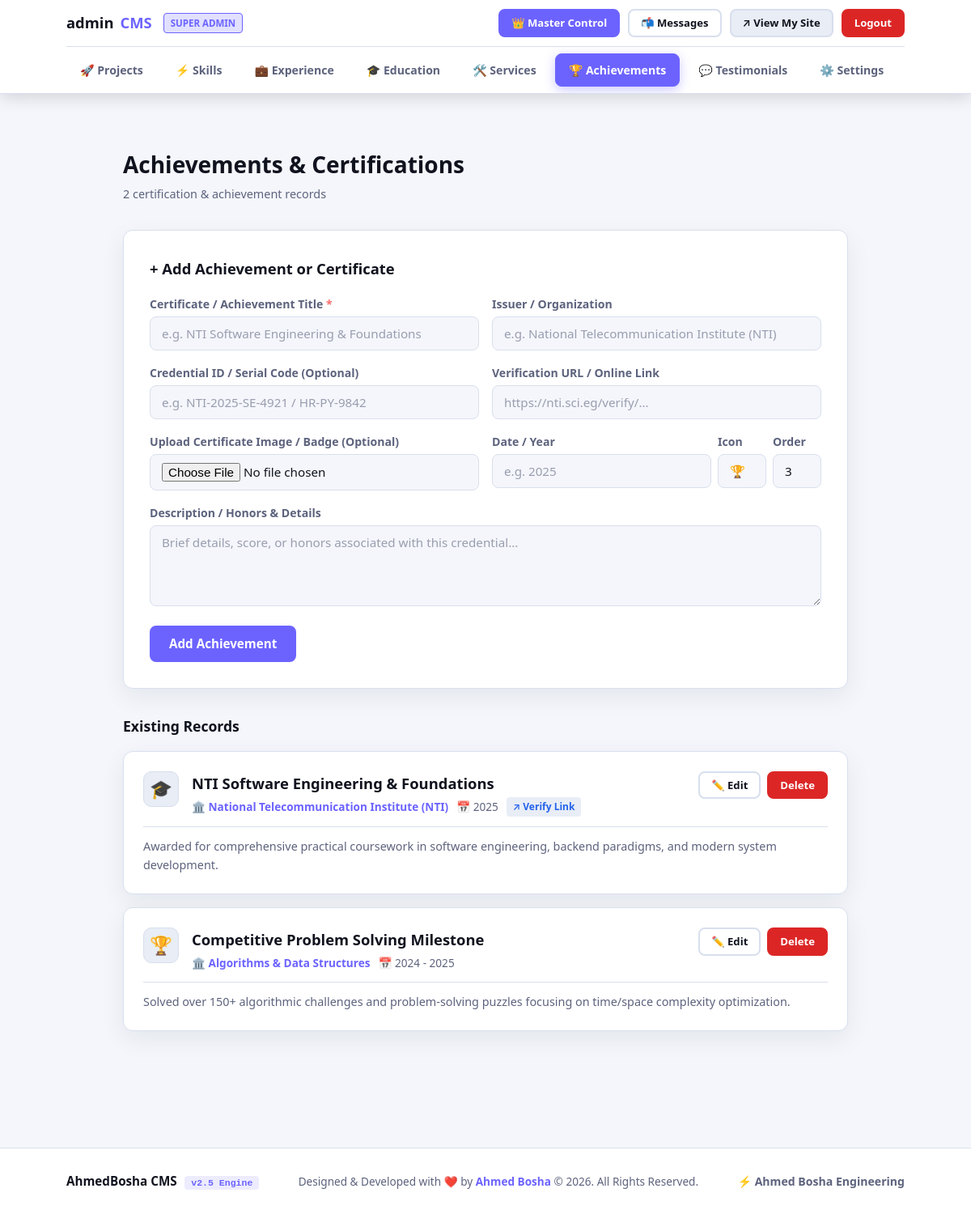
Page /admin/achievements (signed in) on the committed database.
### tables this page shows
CREATE TABLE "site_settings" (
                id              INTEGER PRIMARY KEY AUTOINCREMENT,
                user_id         INTEGER DEFAULT 1,
                name            TEXT    DEFAULT 'Ahmed Bosha',
                logo_text       TEXT    DEFAULT 'AhmedBosha',
                site_title      TEXT    DEFAULT 'Ahmed Bosha — Engineering & Software Portfolio',
                greeting        TEXT    DEFAULT 'Hi, I''m',
                tagline         TEXT    DEFAULT 'Engineering Student & Software Developer',
                typing_texts    TEXT    DEFAULT 'Engineering Student,Software Developer,Problem Solver,Automation Enthusiast',
                bio             TEXT    DEFAULT 'Class of 2029. Passionate about automation, system analysis, and reverse engineering. I build tools that turn complex workflows into clean, efficient solutions.',
                footer_text     TEXT    DEFAULT '© 2026 Ahmed Bosha',
                profile_photo   TEXT,
                email           TEXT    DEFAULT 'ahmedbosha2566@gmail.com',
                github_url      TEXT    DEFAULT 'https://github.com/AhmedBosha',
                linkedin_url    TEXT,
                twitter_url     TEXT,
                resume_url      TEXT,
                color_primary   TEXT    DEFAULT '#6c63ff',
                color_accent    TEXT    DEFAULT '#ff6b6b',
                color_bg        TEXT    DEFAULT '#0c0c12',
                color_surface   TEXT    DEFAULT '#161622',
                color_text      TEXT    DEFAULT '#f0f0f8',
                admin_user      TEXT    DEFAULT 'admin',
                admin_pass_hash TEXT,
                theme_name      TEXT    DEFAULT 'default'
            );

CREATE TABLE achievements (
            id              INTEGER PRIMARY KEY AUTOINCREMENT,
            title           TEXT    NOT NULL,
            issuer          TEXT,
            date_earned     TEXT,
            credential_url  TEXT,
            icon            TEXT    DEFAULT '🏆',
            description     TEXT,
            sort_order      INTEGER DEFAULT 0
        , credential_id TEXT, image TEXT, user_id INTEGER DEFAULT 1);

### app.py (the view)
@app.route("/admin/achievements")
@login_required
def admin_achievements():
    user_id = session.get("user_id", 1)
    db = get_db()
    items = db.execute("SELECT * FROM achievements WHERE user_id = ? ORDER BY sort_order ASC, id ASC", (user_id,)).fetchall()
    return render_template("admin/achievements.html", achievements_list=items)

### app.py (called while the page is built)
def get_db():
    if "db" not in g:
        g.db = sqlite3.connect(DATABASE, timeout=15.0)
        g.db.row_factory = sqlite3.Row
        g.db.execute("PRAGMA foreign_keys = ON")
        try:
            g.db.execute("PRAGMA journal_mode = WAL")
            g.db.execute("PRAGMA busy_timeout = 5000")
        except Exception:
            pass
    return g.db

def get_settings(user_id=None, db=None):
    if db is None:
        db = get_db()
    if user_id is None:
        user_id = session.get("user_id", 1)
    s = db.execute("SELECT * FROM site_settings WHERE user_id = ?", (user_id,)).fetchone()
    if not s:
        s = db.execute("SELECT * FROM site_settings WHERE user_id = 1 OR id = 1").fetchone()
    return s

@app.context_processor
def inject_globals():
    try:
        user_id = session.get("user_id", 1)
        db = get_db()
        settings = get_settings(user_id=user_id, db=db)
        master_settings = get_settings(user_id=1, db=db)
        unread = db.execute(
            "SELECT COUNT(*) FROM messages WHERE user_id = ? AND is_read = 0", (user_id,)
        ).fetchone()[0]
    except Exception:
        settings = None
        master_settings = None
        unread = 0
    return dict(settings=settings, master_settings=master_settings, unread_count=unread)

def login_required(view):
    @functools.wraps(view)
    def wrapped(**kwargs):
        if not session.get("user_id") and not session.get("admin_logged_in"):
            flash("Please log in to access the dashboard.", "warning")
            return redirect(url_for("admin_login"))
        return view(**kwargs)
    return wrapped

### templates/admin/achievements.html (shortened to what this page needs)
{% extends "base.html" %}
{% block body %}
{% set active_tab = 'achievements' %}
{% include "admin/nav.html" %}
<main class="admin-main">
    <div class="container" style="max-width:960px;">
        <div class="admin-header">
            <div>
                <h1 class="admin-header__title">Achievements &amp; Certifications</h1>
                <p class="admin-header__subtitle">{{ achievements_list | length }} certification &amp; achievement record{{ 's' if achievements_list | length != 1 }}</p>
            </div>
        </div>
        <div class="form-card" style="margin-bottom: var(--space-lg);">
            <h3 style="margin-bottom: var(--space-md); font-size: 1.15rem; font-weight: 700;">+ Add Achievement or Certificate</h3>
            <form method="POST" action="{{ url_for('admin_add_achievement') }}" enctype="multipart/form-data">
                <div class="form-row">
                    <div class="form-group" style="flex: 2;">
                        <label class="form-label" for="ach_title">Certificate / Achievement Title <span class="required">*</span></label>
                        <input class="form-input" type="text" id="ach_title" name="title" placeholder="e.g. NTI Software Engineering &amp; Foundations" required>
                    </div>
                    <div class="form-group">
                        <label class="form-label" for="issuer">Issuer / Organization</label>
                        <input class="form-input" type="text" id="issuer" name="issuer" placeholder="e.g. National Telecommunication Institute (NTI)">
                    </div>
                </div>
                <div class="form-row">
                    <div class="form-group">
                        <label class="form-label" for="cred_id">Credential ID / Serial Code (Optional)</label>
                        <input class="form-input" type="text" id="cred_id" name="credential_id" placeholder="e.g. NTI-2025-SE-4921 / HR-PY-9842">
                    </div>
                    <div class="form-group">
                        <label class="form-label" for="cred_url">Verification URL / Online Link</label>
                        <input class="form-input" type="url" id="cred_url" name="credential_url" placeholder="https://nti.sci.eg/verify/...">
                    </div>
                </div>
                <div class="form-row">
                    <div class="form-group" style="flex: 2;">
                        <label class="form-label" for="ach_img">Upload Certificate Image / Badge (Optional)</label>
                        <input class="form-input" type="file" id="ach_img" name="image" accept="image/*">
                    </div>
                    <div class="form-group" style="display: grid; grid-template-columns: 1fr 60px 60px; gap: 8px;">
                        <div>
                            <label class="form-label" for="ach_dt">Date / Year</label>
                            <input class="form-input" type="text" id="ach_dt" name="date_earned" placeholder="e.g. 2025">
                        </div>
                        <div>
                            <label class="form-label" for="ach_icon">Icon</label>
                            <input class="form-input" type="text" id="ach_icon" name="icon" value="🏆">
                        </div>
                        <div>
                            <label class="form-label" for="ach_ord">Order</label>
                            <input class="form-input" type="number" id="ach_ord" name="sort_order" value="{{ (achievements_list | length) + 1 }}">
                        </div>
                    </div>
                </div>
                <div class="form-group">
                    <label class="form-label" for="ach_desc">Description / Honors &amp; Details</label>
                    <textarea class="form-input form-textarea" id="ach_desc" name="description" rows="2" placeholder="Brief details, score, or honors associated with this credential..."></textarea>
                </div>
                <button type="submit" class="btn btn--primary">Add Achievement</button>
            </form>
        </div>
        {% if achievements_list %}
            <h3 style="margin-bottom: var(--space-md); font-size: 1.1rem; font-weight: 700;">Existing Records</h3>
            {% for ach in achievements_list %}
            <div class="admin-item-card" id="card-ach-{{ ach.id }}">
                <div class="admin-item-card__header">
                    <div class="admin-item-card__info">
                        {% if ach.image %}
                        <img src="{{ url_for('static', filename='uploads/' + ach.image) }}"
                             alt="{{ ach.title }}" style="width: 54px; height: 54px; border-radius: 10px; object-fit: cover; border: 1px solid var(--clr-border);">
                        {% else %}
                        <div class="admin-item-card__icon">{{ ach.icon or '🏆' }}</div>
                        {% endif %}
                        <div>
                            <h4 class="admin-item-card__title">{{ ach.title }}</h4>
                            <div class="admin-item-card__meta">
                                {% if ach.issuer %}<span>🏛️ {{ ach.issuer }}</span>{% endif %}
                                {% if ach.date_earned %}<span class="admin-item-card__meta-tag">📅 {{ ach.date_earned }}</span>{% endif %}
                                {% if ach.credential_url %}
                                <a href="{{ ach.credential_url }}" target="_blank" rel="noopener" class="link-badge link-badge--blue">↗ Verify Link</a>
                                {% endif %}
                            </div>
                        </div>
                    </div>
                    <div class="admin-item-card__actions">
                        <button type="button" class="btn btn--sm btn--outline" onclick="toggleEdit('edit-ach-{{ ach.id }}')">
                            ✏️ Edit
                        </button>
                        <form method="POST" action="{{ url_for('admin_delete_achievement', item_id=ach.id) }}"
                              style="display:inline;" onsubmit="return confirm('Delete this achievement?');">
                            <button type="submit" class="btn btn--sm btn--danger">Delete</button>
                        </form>
                    </div>
                </div>
                {% if ach.description %}
                <p class="admin-item-card__desc">{{ ach.description }}</p>
                {% endif %}
            </div>
            {% endfor %}
        {% else %}
        <div class="empty-state">
            <p>No achievements added yet. Showcase your certificates and honors above!</p>
        </div>
        {% endif %}
    </div>
</main>
{% include "admin/footer.html" %}
{% endblock %}

### templates/admin/nav.html (shortened to what this page needs)
<nav class="admin-nav">
    <div class="container">
        <div class="admin-nav__top">
            <a href="{{ url_for('admin_dashboard') }}" class="admin-nav__logo">
                {{ session.get('username', 'Portfolio') }}<span class="accent">CMS</span>
                {% if session.get('role') == 'admin' %}
                <span style="font-size: 0.72rem; font-weight: 700; padding: 2px 8px; border-radius: 4px; background: rgba(108, 99, 255, 0.2); color: var(--clr-primary); border: 1px solid var(--clr-primary); margin-left: 6px;">SUPER ADMIN</span>
                {% endif %}
            </a>
            <div class="admin-nav__top-actions">
                {% if session.get('role') == 'admin' %}
                <a href="{{ url_for('super_admin_dashboard') }}" class="btn btn--sm btn--primary">
                    👑 Master Control
                </a>
                {% endif %}
                <a href="{{ url_for('admin_messages') }}" class="btn btn--sm {% if active_tab == 'messages' %}btn--primary{% else %}btn--outline{% endif %}">
                    📬 Messages{% if unread_count %}<span class="badge">{{ unread_count }}</span>{% endif %}
                </a>
                <a href="{% if session.get('username') and session.get('username') != 'admin' %}{{ url_for('user_portfolio', username=session.get('username')) }}{% else %}{{ url_for('index') }}{% endif %}" target="_blank" rel="noopener" class="btn btn--sm btn--dark" title="View Public Portfolio">
                    ↗ View My Site
                </a>
                <a href="{{ url_for('admin_logout') }}" class="btn btn--sm btn--danger" title="Logout">
                    Logout
                </a>
            </div>
        </div>
        <div class="admin-tabs">
            <a href="{{ url_for('admin_dashboard') }}" class="admin-tab {% if active_tab == 'projects' %}active{% endif %}">
                🚀 Projects
            </a>
            <a href="{{ url_for('admin_skills') }}" class="admin-tab {% if active_tab == 'skills' %}active{% endif %}">
                ⚡ Skills
            </a>
            <a href="{{ url_for('admin_experience') }}" class="admin-tab {% if active_tab == 'experience' %}active{% endif %}">
                💼 Experience
            </a>
            <a href="{{ url_for('admin_education') }}" class="admin-tab {% if active_tab == 'education' %}active{% endif %}">
                🎓 Education
            </a>
            <a href="{{ url_for('admin_services') }}" class="admin-tab {% if active_tab == 'services' %}active{% endif %}">
                🛠️ Services
            </a>
            <a href="{{ url_for('admin_achievements') }}" class="admin-tab {% if active_tab == 'achievements' %}active{% endif %}">
                🏆 Achievements
            </a>
            <a href="{{ url_for('admin_testimonials') }}" class="admin-tab {% if active_tab == 'testimonials' %}active{% endif %}">
                💬 Testimonials
            </a>
            <a href="{{ url_for('admin_settings') }}" class="admin-tab {% if active_tab == 'settings' %}active{% endif %}">
                ⚙️ Settings
            </a>
            <a href="{{ url_for('admin_profile') }}" class="admin-tab {% if active_tab == 'profile' %}active{% endif %}">
            </a>
        </div>
    </div>
</nav>

### rows in the picture
site_settings: get "admin"
achievements: icon "🎓", title "NTI Software Engineering & Foundations", issuer "National Telecommunication Institute (NTI)", date_earned "2025", description "Awarded for comprehensive practical coursework in software engineering, backend paradigms, and modern system development."
achievements: icon "🏆", title "Competitive Problem Solving Milestone", issuer "Algorithms & Data Structures", date_earned "2024 - 2025", description "Solved over 150+ algorithmic challenges and problem-solving puzzles focusing on time/space complexity optimization."

### other values in the picture
{{ achievements_list | length }} "2"
{{ 's' if achievements_list | length != 1 }} "s"
